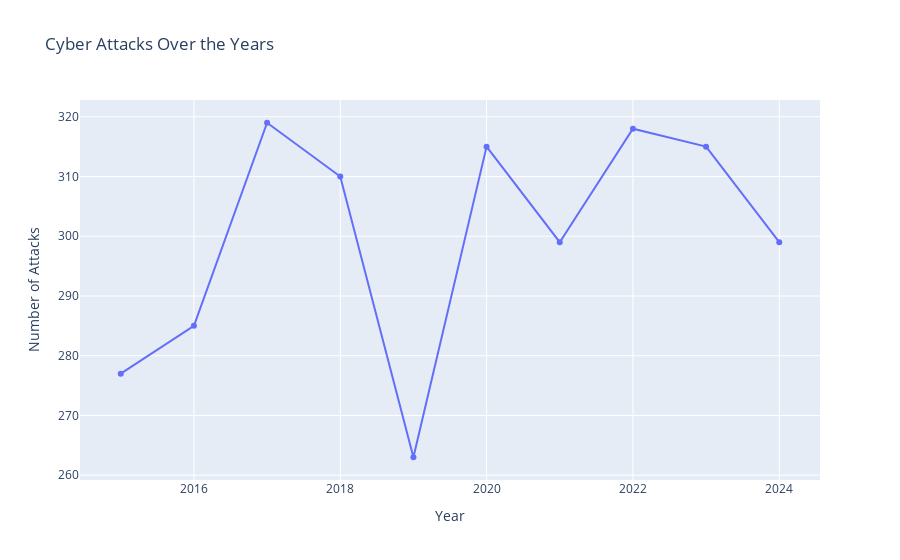

Notebook cell for this chart:
### Markdown cell above
### Chart - Number of Attacks by Year

### Code cell
attacks_per_year = df.groupby("Year").size().reset_index(name="Number of Attacks")
fig2 = px.line(
    attacks_per_year,
    x="Year",
    y="Number of Attacks",
    title="Cyber Attacks Over the Years",
    markers=True
)

fig2.show()

### Figure 1 — Plotly figure (JSON) as saved in the notebook; plotly's stock layout.template omitted (floating-point values rounded to 4 significant figures)
{"data": [{"hovertemplate": "Year=%{x}<br>Number of Attacks=%{y}<extra></extra>", "legendgroup": "", "line": {"color": "#636efa", "dash": "solid"}, "marker": {"symbol": "circle"}, "mode": "lines+markers", "name": "", "orientation": "v", "showlegend": false, "type": "scatter", "x": [2015, 2016, 2017, 2018, 2019, 2020, 2021, 2022, 2023, 2024], "xaxis": "x", "y": [277, 285, 319, 310, 263, 315, 299, 318, 315, 299], "yaxis": "y"}], "layout": {"legend": {"tracegroupgap": 0}, "title": {"text": "Cyber Attacks Over the Years"}, "xaxis": {"anchor": "y", "domain": [0, 1], "title": {"text": "Year"}}, "yaxis": {"anchor": "x", "domain": [0, 1], "title": {"text": "Number of Attacks"}}}}
